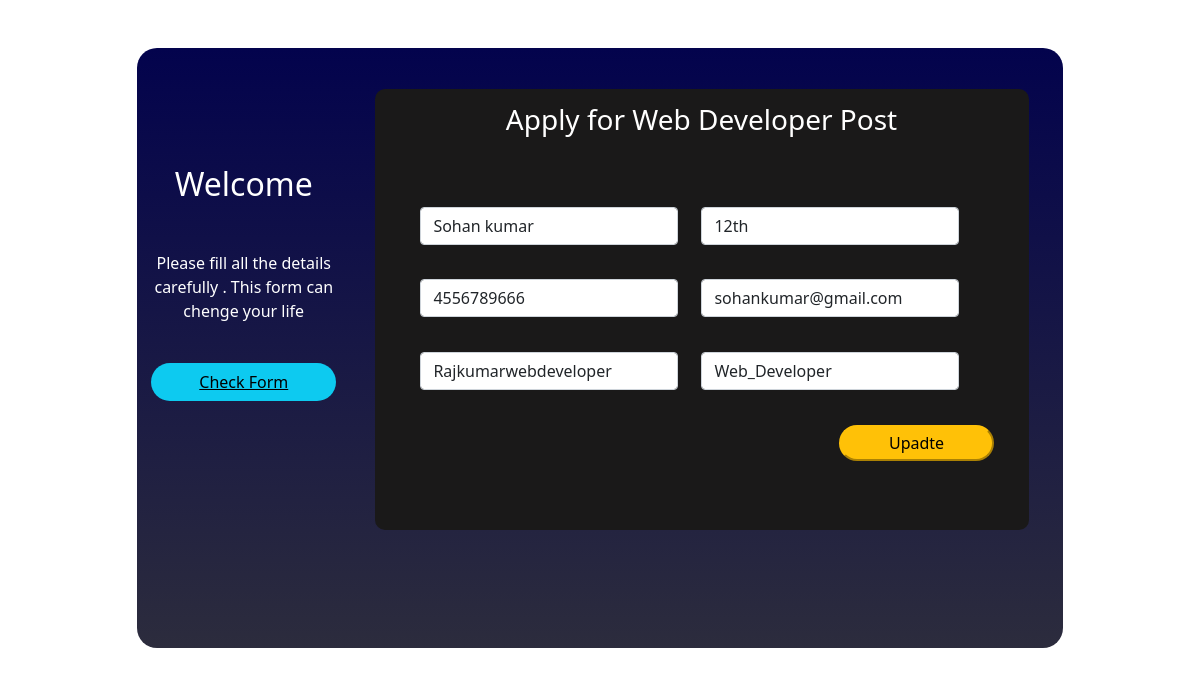
Screenshot of /update.php?idtt=1 with the database file from the repository.
### tables this page shows
CREATE TABLE `student_applay_form` (
  `id` int(255) NOT NULL,
  `name` varchar(50) NOT NULL,
  `qualifation` varchar(100) NOT NULL,
  `phone` varchar(50) NOT NULL,
  `email` varchar(100) NOT NULL,
  `support` varchar(255) NOT NULL,
  `course` varchar(50) NOT NULL
);

### update.php (the view, shortened to what this page needs)
<!DOCTYPE html>
<html lang="en">
<head>
    <link rel="stylesheet" href="./css/bootstrap_responsive.css">
</head>
<body>
<div class="container">
        <div class="row">
            <div class="col-md-1"></div>
            <div class="col-md-10 mt-5">
                <div class="box">
                    <div class="row">
                        <div class="col-md-3" >
                            <div class="child-1">
                                <h2>Welcome</h2>
                                <p>Please fill all the details carefully . This form can chenge your life </p>
                                <a href="check_status.php" class="btn-info px-5 py-2 rounded-pill ">Check Form</a>
                            </div>
                        </div>
                        <div class="col-md-9 ">
                                        <div class="child-2">
                                        <h3>Apply for Web Developer Post</h3>
                                        <?php
                                          include("database.php");
                                          $id=$_GET["idtt"];
                                          $query=mysqli_query($sql,"Select * from student_applay_form Where id=$id");
                                          if($row=mysqli_fetch_assoc($query))
                                          {
                                              $name=$row['name'];
                                              $qli=$row['qualifation'];
                                              $phone=$row['phone'];
                                              $email=$row['email'];
                                              $ref=$row['support'];
                                              $course=$row ['course'];
                                          ?>
                                          <form  method="POST">
                                          <div class="innerbox">
                                          <input type="text" value="<?php echo $name ?>" name="t1" class="form-control " required>
                                          <input type="text" value="<?php echo $qli ?>" name="t2" class="form-control" required>
                                          </div>
                                          <div class="innerbox">
                                          <input type="text" value="<?php echo $phone ?>" name="t3" class="form-control " required>
                                          <input type="email" value="<?php echo $email ?>" name="t4"  class="form-control" required>
                                          </div>
                                          <div class="innerbox">
                                          <input type="text" value="<?php echo $ref ?>" name="t5" class="form-control " required>
                                          <?php
                                                include('./database.php');
                                                $select_course="select * from course";
                                                $select_query=mysqli_query($sql,$select_course);
                                                  if(mysqli_num_rows($select_query) > 0)
                                                  {
                                                    echo "<select class='form-control' name=t6 id='sele' '>
                                                    <option value='$course' selected hidden>$course</option>";
                                                    echo "</select>";
                                                  }
                                          ?>
                                          </div>
                                          <div class="innerox">
                                          <p class="text-end mr-5 my-4"><input type="submit" value="Upadte" name="update" class="btn-warning px-5 py-1 rounded-pill border-none"> </p>
                                          </div>
                                          </form>
                                          <?php
                                          }
                                          ?>
                                </div>
                            </div>
                    </div>
                </div>
            </div>
            <div class="col-md-1"></div>
        </div>
    </div>
</body>
</html>

### update.php (style rules this page uses)
* { margin: 0px; padding: 0px; box-sizing:border-box; }
.box { width:100%; height: 600px; background:linear-gradient(rgb(3, 3, 77),rgb(44, 44, 61)); box-sizing:border-box; border-radius: 20px; }
.innerbox { display: flex; margin-top:2%; margin-right:2%; }
.child-1 { margin: 6% 0px; width: 100%; height: 500px; text-align:center; }
h2 { box-sizing:border-box; color:#fff; margin-top: 55%; }
.child-1 p { width: 100%; padding:2% 4%; color:#fff; margin: 20% 0px; }
.child-2 { margin: 6% 0px; width: 95%; height: 70%; background-color:rgb(26, 25, 25); padding: 2% 5%; box-sizing:border-box; border-radius: 10px; }
h3 { color:#fff; text-align:center; margin-bottom:10%; }
input[type="text"] { width:45%; margin: 2% 2%; }
input[type="email"] { width:45%; margin: 2% 2%; }
#sele { width:45%; margin: 2% 2%; }

### rows the page displays
student_applay_form: t1 "Sohan kumar", t2 "12th", t3 "4556789666", t4 "sohankumar@gmail.com", t5 "Rajkumarwebdeveloper", t6 "Web_Developer"
